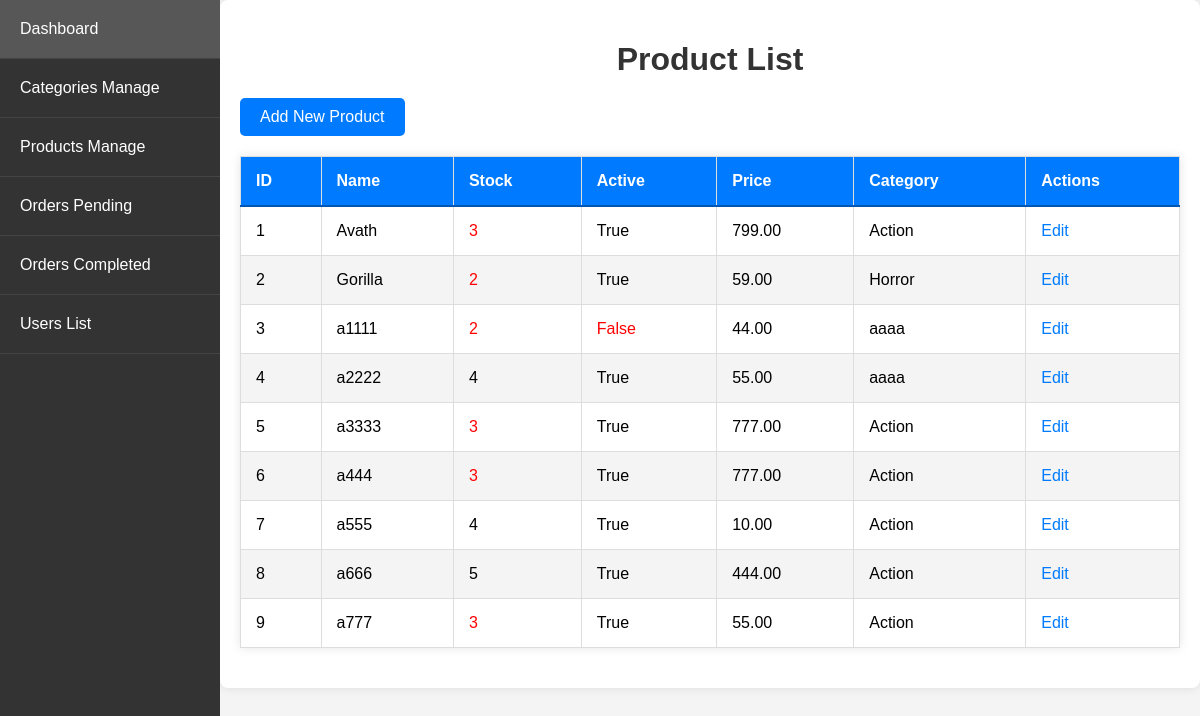
/admin_app/admin_app/products/ (signed in), run on an earlier commit of the app's database.
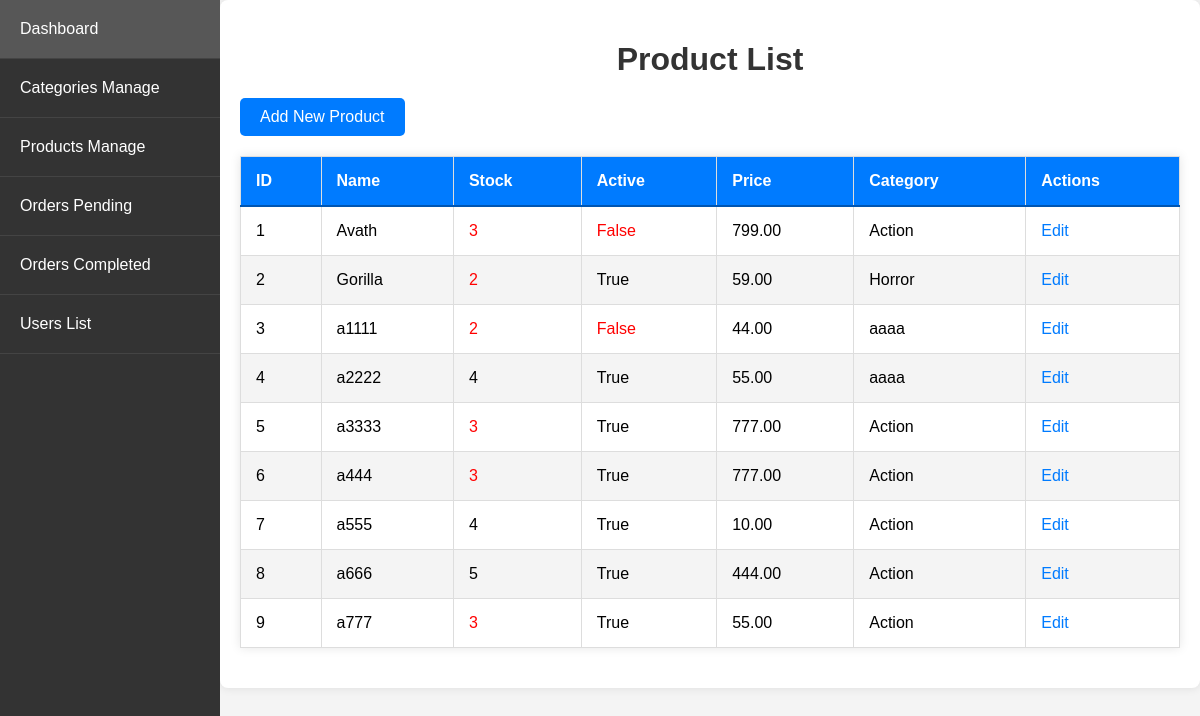
And on a later commit of the database.
### store/models.py (models this page shows, shortened)
class Product(models.Model):
    name = models.CharField(max_length=250, unique=True)
    slug = models.SlugField(max_length=250, unique=True)
    description = models.TextField(blank=True)
    old_price = models.DecimalField(max_digits=7, blank=True, null=True, decimal_places=2)
    new_price = models.DecimalField(max_digits=7, blank=False, decimal_places=2)
    category = models.ForeignKey(Category, on_delete=models.SET_NULL, null=True)
    image_1 = models.ImageField(upload_to='product')
    image_2 = models.ImageField(upload_to='product', blank=True)
    image_3 = models.ImageField(upload_to='product', blank=True)
    video_url = models.URLField(max_length=200, blank=True)
    stock = models.IntegerField()
    active = models.BooleanField(default=True)
    new = models.BooleanField(default=True)
    created = models.DateTimeField(auto_now_add=True)
    update = models.DateField(auto_now=True)
    class Meta:
        ordering = ('name',)
        verbose_name = 'product'
        verbose_name_plural = 'products'

class Category(models.Model):
    name = models.CharField(max_length=250, unique=True)
    slug = models.SlugField(max_length=250, unique=True)
    image = models.ImageField(upload_to='category', blank=True)
    class Meta:
        ordering = ('name',)
        verbose_name = 'category'
        verbose_name_plural = 'categorys'

### admin_app/views.py (the view)
# urls.py: path('admin_app/products/', views.product_list, name='product_list'),
@login_required
@user_passes_test(is_admin)
def product_list(request):
    products = Product.objects.all()
    return render(request, 'admin_app/product_list.html', {'products': products})

### admin_app/views.py (called while the page is built)
def is_admin(user):
    return user.is_superuser

### store/context_processors.py (called while the page is built)
def menu_link(request): #this function don't wanna call to work, it's defined in setting to work
    links_list = Category.objects.annotate(
        num_products=Count('product', filter=Q(product__active=True, product__stock__gt=0))
    ).filter(num_products__gt=0)
    paginator3 = Paginator(links_list,8)
    try:
        page = int(request.GET.get('page', '1'))
    except:
        page = 1
    try:
        links = paginator3.page(page)
    except (InvalidPage,EmptyPage):
        links = paginator3.page(paginator3.num_pages)
    return dict(links = links)

def cart_data(request):
    data = cartData(request)
    cartItems = data['cartItems']
    return dict(cartItems = cartItems)

### store/models.py (called while the page is built)
    @property
    def get_cart_items(self):
        orderitems = self.orderitem_set.all()
        total = sum([item.quantity for item in orderitems])
        return total

### store/utils.py (called while the page is built, shortened)
def cartData(request):
	if request.user.is_authenticated:
		customer = request.user.customer
		order, created = Order.objects.get_or_create(customer=customer, complete=False)
		items = order.orderitem_set.all()
		cartItems = order.get_cart_items
		total_price_difference = 0
	return {'cartItems':cartItems ,'order':order, 'items':items, 'total_price_difference':total_price_difference}

### admin_app/templates/admin_app/product_list.html (shortened to what this page needs)
{% extends 'admin_app/base_admin.html' %}
{% block content %}
<h1>Product List</h1>
<a href="{% url 'admin_app:product_create' %}" class="button">Add New Product</a>
<table>
    <thead>
        <tr>
            <th>ID</th>
            <th>Name</th>
            <th>Stock</th>
            <th>Active</th>
            <th>Price</th>
            <th>Category</th>
            <th>Actions</th>
        </tr>
    </thead>
    <tbody>
        {% for product in products %}
        <tr>
            <td>{{ forloop.counter }}</td>
            <td>{{ product.name }}</td>
            <td class="{% if product.stock < 4 %}low-stock{% endif %}">{{ product.stock }}</td>
            <td class="{% if not product.active %}inactive{% endif %}">{{ product.active }}</td>
            <td>{{ product.new_price }}</td>
            <td>{{ product.category.name }}</td>
            <td>
                <a href="{% url 'admin_app:product_update' product.pk %}">Edit</a>
            </td>
        </tr>
        {% endfor %}
    </tbody>
</table>
{% endblock %}

### admin_app/templates/admin_app/base_admin.html (shortened to what this page needs)
{% load static %}
<!DOCTYPE html>
<html lang="en">
<head>
    <link rel="stylesheet" href="{% static 'CSS/admin_dashboard.css' %}">
</head>
<body>
    <div class="wrapper">
        <ul class="sidebar">
            <li style="padding: 0px;"><a style="padding: 20px;" href="{% url 'admin_app:dashboard' %}">Dashboard</a></li>
            <li style="padding: 0px;"><a style="padding: 20px;" href="{% url 'admin_app:category_list' %}">Categories Manage</a></li>
            <li style="padding: 0px;"><a style="padding: 20px;" href="{% url 'admin_app:product_list' %}">Products Manage</a></li>
            <li style="padding: 0px;"><a style="padding: 20px;" href="{% url 'admin_app:order_list' %}">Orders Pending</a></li>
            <li style="padding: 0px;"><a style="padding: 20px;" href="{% url 'admin_app:order_compleated' %}">Orders Completed</a></li>
            <li style="padding: 0px;"><a style="padding: 20px;" href="{% url 'admin_app:users_list' %}">Users List</a></li>
        </ul>
        <div class="container">
            {% block content %}
            {% endblock %}
        </div>
    </div>
</body>
</html>

### static/CSS/admin_dashboard.css (style rules this page uses)
body { font-family: Arial, sans-serif; background-color: #f4f4f4; margin: 0; padding: 0; }
.wrapper { display: flex; }
.sidebar { width: 220px; background-color: #333; padding: 0; margin: 0; list-style: none; height: 100vh; position: fixed; top: 0; left: 0; overflow-y: auto; }
.sidebar li { border-bottom: 1px solid #444; }
.sidebar a { display: block; color: white; text-decoration: none; padding: 15px 20px; transition: background 0.3s; }
.container { margin-left: 220px; padding: 20px; width: calc(100% - 220px); box-sizing: border-box; background: #fff; box-shadow: 0 0 10px rgba(0, 0, 0, 0.1); border-radius: 8px; }
h1 { text-align: center; color: #333; margin-bottom: 20px; }
a.button { display: inline-block; margin-bottom: 20px; padding: 10px 20px; background: #007bff; color: #fff; text-decoration: none; border-radius: 5px; transition: background 0.3s; }
table { width: 100%; border-collapse: collapse; margin-bottom: 20px; box-shadow: 0 0 10px rgba(0, 0, 0, 0.1); }
thead { background: #007bff; color: #fff; }
thead th { padding: 15px; text-align: left; border-bottom: 2px solid #0056b3; }
tbody tr:nth-child(even) { background: #f4f4f4; }
td, th { padding: 15px; border: 1px solid #ddd; }
td a { color: #007bff; text-decoration: none; transition: color 0.3s; }

### admin_app/templates/admin_app/product_list.html (style rules this page uses)
.inactive { color: red; }
.low-stock { color: red; }

What changed in the data, as far as the page shows it:
changed Product "Avath": active "True" → "False"
